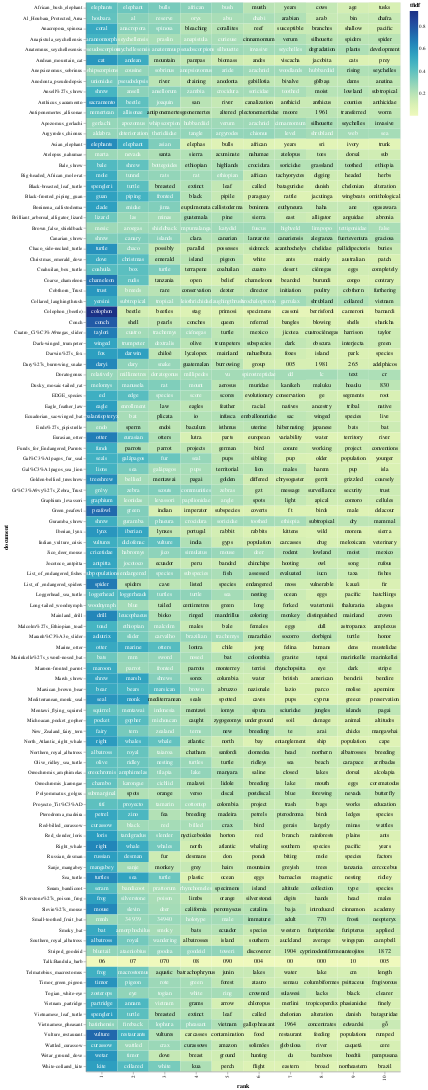

Write notebook code for a chart like this one.
### Code cell
top_tfidf_plusRand = top_tfidf.copy()
top_tfidf_plusRand['tfidf'] = top_tfidf_plusRand['tfidf'] + np.random.rand(top_tfidf.shape[0])*0.0001

base = alt.Chart(top_tfidf_plusRand).encode(
    x = 'rank:O',
    y = 'document:N'
).transform_window(
    rank = "rank()",
    sort = [alt.SortField("tfidf", order="descending")],
    groupby = ["document"],
)

heatmap = base.mark_rect().encode(
    color = 'tfidf:Q'
)

text = base.mark_text(baseline='middle').encode(
    text = 'term:N',
    color = alt.condition(alt.datum.tfidf >= 0.23, alt.value('white'), alt.value('black'))
)

(heatmap + text).properties(width = 600)

### Figure 1 — Vega-Lite specification as saved in the notebook (floating-point values rounded to 4 significant figures; data arrays with more than 128 entries replaced by an {"elided": "..."} marker saying what was removed)
{"config": {"view": {"continuousWidth": 300, "continuousHeight": 300}}, "layer": [{"mark": {"type": "rect"}, "encoding": {"color": {"field": "tfidf", "type": "quantitative"}, "x": {"field": "rank", "type": "ordinal"}, "y": {"field": "document", "type": "nominal"}}, "transform": [{"window": [{"op": "rank", "field": "", "as": "rank"}], "groupby": ["document"], "sort": [{"field": "tfidf", "order": "descending"}]}]}, {"mark": {"type": "text", "baseline": "middle"}, "encoding": {"color": {"condition": {"test": "(datum.tfidf >= 0.23)", "value": "white"}, "value": "black"}, "text": {"field": "term", "type": "nominal"}, "x": {"field": "rank", "type": "ordinal"}, "y": {"field": "document", "type": "nominal"}}, "transform": [{"window": [{"op": "rank", "field": "", "as": "rank"}], "groupby": ["document"], "sort": [{"field": "tfidf", "order": "descending"}]}]}], "data": {"name": "data-404ea491cd8b1690f6ca69abdd27bb98"}, "width": 600, "$schema": "https://vega.github.io/schema/vega-lite/v5.15.1.json", "datasets": {"data-404ea491cd8b1690f6ca69abdd27bb98": {"elided": "1020 records"}}}
